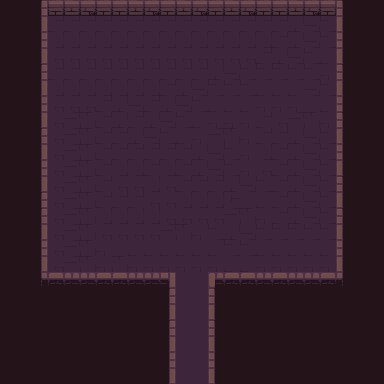

The image is a tile-based game level rendered from a .tmx file. Its description and source (layers, tilesets, objects; grid data summarised) follow:
An orthogonal 24x24 tile map with 16x16 px tiles, 5 tile layers (background, road, wall, item, ...), 1 hidden layer not drawn, 3 tilesets.

<map version="1.2" tiledversion="1.3.4" orientation="orthogonal" renderorder="right-down" compressionlevel="0" width="24" height="24" tilewidth="16" tileheight="16" infinite="0" nextlayerid="8" nextobjectid="1">
 <tileset firstgid="1" name="Dungeon_Tileset" tilewidth="16" tileheight="16" tilecount="100" columns="10">
  <image source="Dungeon_Tileset.png" width="160" height="160" />
 </tileset>
 <tileset firstgid="101" name="flag" tilewidth="16" tileheight="16" tilecount="4" columns="4">
  <image source="flag.png" width="64" height="16" />
  <tile id="0">
   <animation>
    <frame tileid="3" duration="200" />
    <frame tileid="2" duration="200" />
    <frame tileid="1" duration="200" />
    <frame tileid="0" duration="200" />
   </animation>
  </tile>
 </tileset>
 <tileset firstgid="105" name="torch" tilewidth="16" tileheight="16" tilecount="4" columns="4">
  <image source="torch.png" width="64" height="16" />
  <tile id="0">
   <animation>
    <frame tileid="3" duration="200" />
    <frame tileid="2" duration="200" />
    <frame tileid="1" duration="200" />
    <frame tileid="0" duration="200" />
   </animation>
  </tile>
 </tileset>
 <layer id="1" name="background" width="24" height="24">
  <data>[576 cells, 576 non-empty, 1 distinct tile ids]</data>
 </layer>
 <layer id="5" name="road" width="24" height="24">
  <data>[576 cells, 302 non-empty, 1 distinct tile ids]</data>
 </layer>
 <layer id="3" name="wall" width="24" height="24">
  <data>[576 cells, 82 non-empty, 20 distinct tile ids]</data>
 </layer>
 <layer id="4" name="item" width="24" height="24">
  <data>[576 cells, 0 non-empty, 0 distinct tile ids]</data>
 </layer>
 <layer id="7" name="pickarea" width="24" height="24">
  <data>[576 cells, 288 non-empty, 12 distinct tile ids]</data>
 </layer>
 <layer id="6" name="smog" width="24" height="24" visible="0">
  <data>[576 cells, 576 non-empty, 1 distinct tile ids]</data>
 </layer>
</map>
